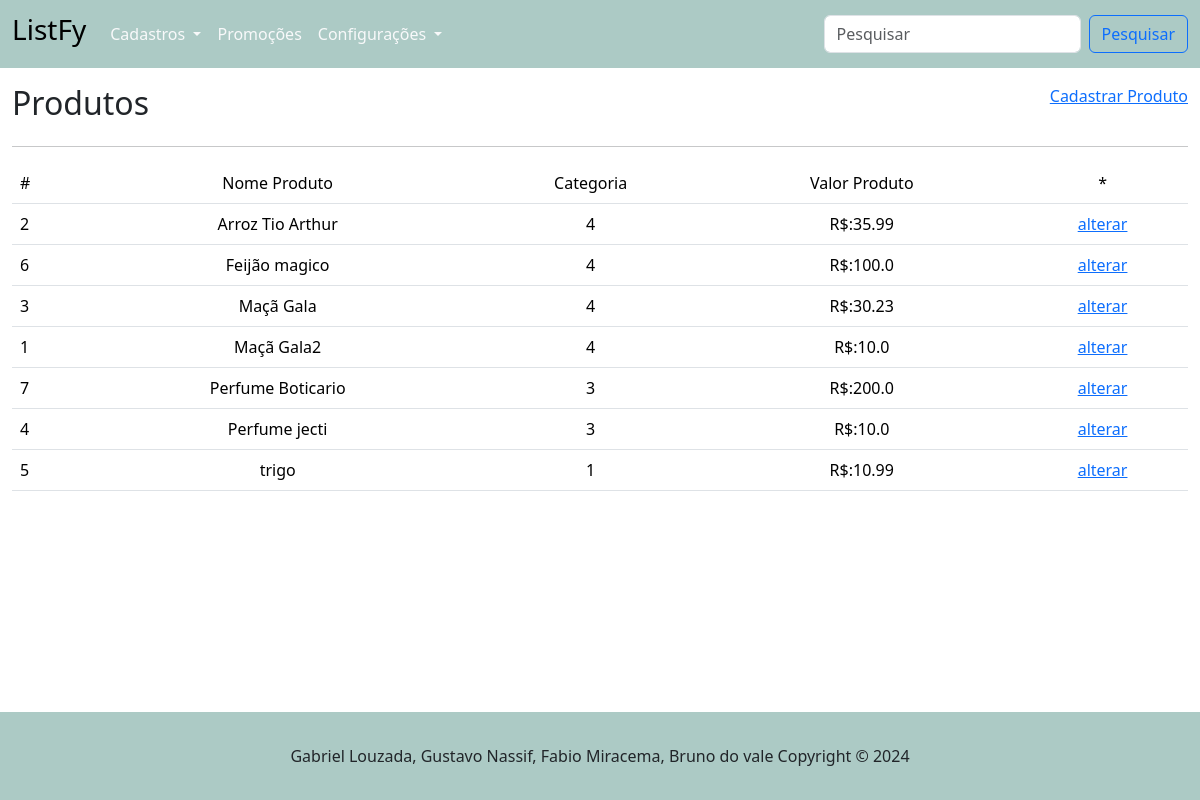
Page /produto/ on the committed database.
### tables this page shows
CREATE TABLE "produto" (
	"id_produto"	INTEGER,
	"nome_produto"	TEXT NOT NULL,
	"id_categoria"	INTEGER NOT NULL,
	"valor_produto"	REAL NOT NULL,
	PRIMARY KEY("id_produto" AUTOINCREMENT),
	FOREIGN KEY("id_categoria") REFERENCES "categoria"("id_categoria")
);

### routes/produto_routes.py (the view)
@router.get("/", response_class=HTMLResponse)
async def get_produtos(request: Request):
    produtos = obter_todos_produtos()
    return templates.TemplateResponse("/produto/listar_produtos.html", {"request": request, "produtos": produtos})

### templates/produto/listar_produtos.html (shortened to what this page needs)
{% extends "base.html" %}
{% block conteudo %}
    <main class="container-fluid">
        <div class="d-flex justify-content-between mt-3">
            <h2>Produtos</h2>
            <a href="/produto/cadastrar_produto"> Cadastrar Produto</a>
        </div>
        <hr>
        <table class="table">
            <tr>
                <td>#</td>
                <td style="text-align: center;">Nome Produto</td>
                <td style="text-align: center;">Categoria</td>
                <td style="text-align: center;">Valor Produto</td>
                <td style="text-align: center;">*</td>
            </tr>
            {% for p in produtos %}
            <tr>
                <td>{{ p.id_produto }}</td>
                <td style="text-align: center;">{{ p.nome_produto }}</td>
                <td style="text-align: center;">{{ p.id_categoria }}</td>
                <td style="text-align: center;">R$:{{ p.valor_produto }}</td>
                <td style="text-align: center;" ><a href="/produto/alterar_produto/{{ p.id_produto }}">alterar</a></td>
            </tr>
            {% endfor %}
        </table>
    </main>
{% endblock %}

### rows in the picture
produto: id_produto "2", nome_produto "Arroz Tio Arthur", id_categoria "4", valor_produto "35.99"
produto: id_produto "6", nome_produto "Feijão magico", id_categoria "4", valor_produto "100.0"
produto: id_produto "3", nome_produto "Maçã Gala", id_categoria "4", valor_produto "30.23"
produto: id_produto "1", nome_produto "Maçã Gala2", id_categoria "4", valor_produto "10.0"
produto: id_produto "7", nome_produto "Perfume Boticario", id_categoria "3", valor_produto "200.0"
produto: id_produto "4", nome_produto "Perfume jecti", id_categoria "3", valor_produto "10.0"
produto: id_produto "5", nome_produto "trigo", id_categoria "1", valor_produto "10.99"
